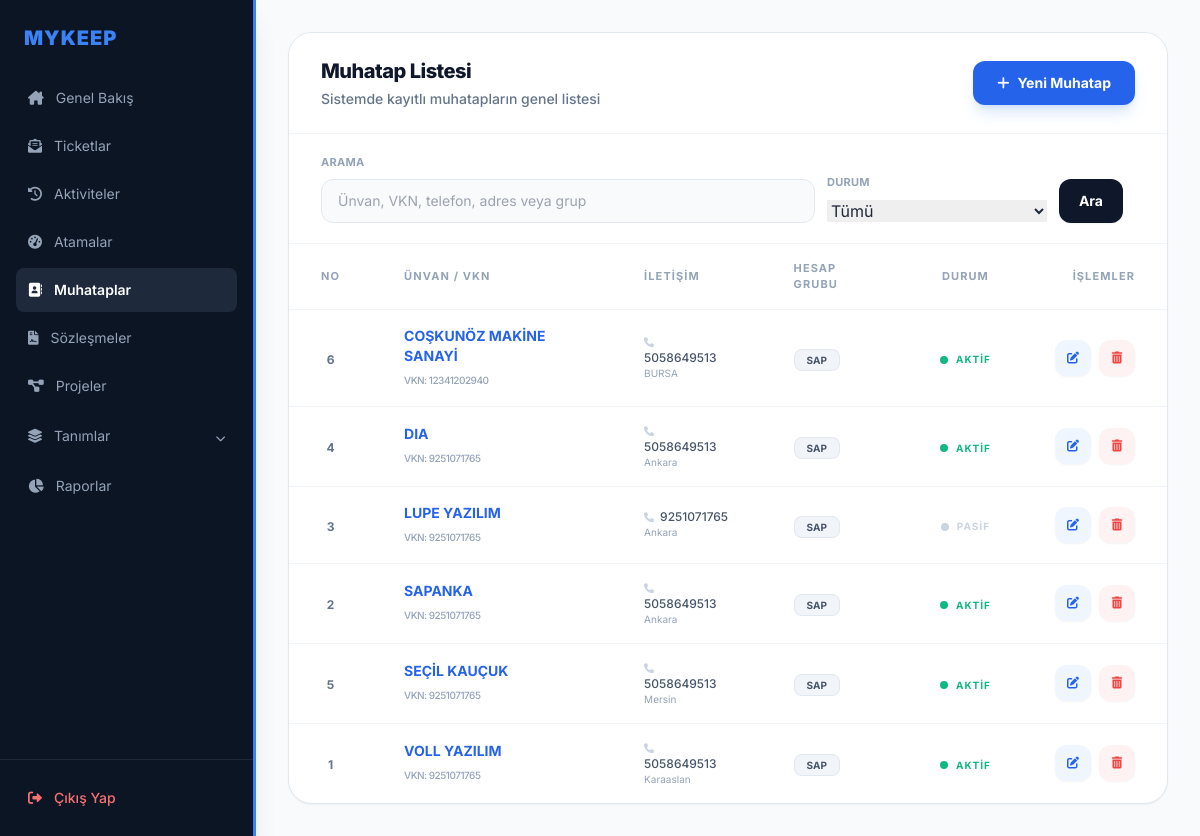
The page /muhataplar/ (signed in) on the database its author committed.
### muhatap/models.py (models this page shows, shortened)
class muhatap(models.Model):
    unvan = models.CharField(max_length=100,unique=True)
    vkn = models.CharField(max_length=11)
    adres = models.TextField()
    telefon =models.CharField(max_length=10, null=True)
    grupkod = models.ForeignKey("hesapgrubu", to_field="grupkod", on_delete=models.CASCADE ,null=True)
    slug = models.SlugField(max_length=100,unique=True,null=True)
    aktif = models.BooleanField(default=False,null=True)

class hesapgrubu(models.Model):
    grupkod = models.CharField(max_length=10,unique=True)
    name = models.CharField(max_length=50)

### muhatap/views.py (the view, shortened to what this page needs)
# urls.py: path('muhataplar/', muhatap_views.muhatap_listesi, name='muhatap_listesi'),
def muhatap_listesi(request):
    muhataplar = muhatap.objects.all().order_by('unvan')
    arama = request.GET.get("arama", "").strip()
    durum = request.GET.get("durum", "").strip()
    if durum in {"aktif", "pasif"}:
        muhataplar = muhataplar.filter(aktif=(durum == "aktif"))
    return render(request, 'muhatap_listesi.html', {
        'muhataplar': muhataplar,
        'arama': arama,
        'secili_durum': durum,
    })

### templates/muhatap_listesi.html (shortened to what this page needs)
{% extends 'base.html' %}
{% block content %}
<div class="bg-white border border-slate-200 rounded-3xl shadow-sm overflow-hidden">
    <div class="px-8 py-6 border-b border-slate-100 flex justify-between items-center bg-white">
        <div>
            <h2 class="text-xl font-extrabold text-slate-900 tracking-tight">Muhatap Listesi</h2>
            <p class="text-sm text-slate-500 font-medium mt-1">Sistemde kayıtlı muhatapların genel listesi</p>
        </div>
        <a href="{% url 'muhatap_ekle' %}" class="bg-blue-600 hover:bg-blue-700 text-white text-sm font-bold py-3 px-6 rounded-xl transition shadow-lg shadow-blue-500/20 inline-flex items-center active:scale-95">
            <i class="fa-solid fa-plus mr-2"></i>Yeni Muhatap
        </a>
    </div>
    <form method="get" class="px-8 py-5 border-b border-slate-100 bg-white">
        <div class="grid grid-cols-1 gap-3 md:grid-cols-[1fr_220px_auto_auto] md:items-end">
            <div>
                <label class="mb-2 block text-[11px] font-bold uppercase tracking-wide text-slate-400">Arama</label>
                <input type="search" name="arama" value="{{ arama }}" placeholder="Ünvan, VKN, telefon, adres veya grup" class="w-full h-11 rounded-xl border border-slate-200 bg-slate-50 px-4 text-sm text-slate-700 outline-none transition focus:border-blue-500 focus:bg-white focus:ring-4 focus:ring-blue-500/10">
            </div>
            <div>
                <label class="mb-2 block text-[11px] font-bold uppercase tracking-wide text-slate-400">Durum</label>
                <select name="durum" class="w-full">
                    <option value="">Tümü</option>
                </select>
            </div>
            <button type="submit" class="h-11 rounded-xl bg-slate-900 px-5 text-sm font-bold text-white shadow-sm transition hover:bg-slate-700">Ara</button>
        </div>
    </form>
    <div class="overflow-x-auto">
        <table class="w-full text-left border-collapse">
            <thead>
                <tr class="text-[11px] uppercase tracking-widest text-slate-400 font-bold border-b border-slate-100 bg-slate-50/10">
                    <th class="px-8 py-4 w-16 text-center">NO</th>
                    <th class="px-8 py-4">Ünvan / VKN</th>
                    <th class="px-8 py-4">İletişim</th>
                    <th class="px-8 py-4">Hesap Grubu</th>
                    <th class="px-8 py-4 text-center">Durum</th>
                    <th class="px-8 py-4 text-right">İşlemler</th>
                </tr>
            </thead>
            <tbody class="divide-y divide-slate-100">
                {% for m in muhataplar %}
                <tr class="hover:bg-slate-50/50 transition group">
                    <td class="px-8 py-4 text-center">
                        <span class="text-xs font-bold text-slate-500">{{ m.id }}</span>
                    </td>
                    <td class="px-8 py-4">
                        <div>
                            <a href="{% url 'muhatap_duzenle' m.pk %}" class="text-sm font-bold text-blue-600 hover:text-blue-800 hover:underline block">{{ m.unvan }}</a>
                            <span class="text-[10px] font-medium text-slate-400 uppercase tracking-tighter">VKN: {{ m.vkn }}</span>
                        </div>
                    </td>
                    <td class="px-8 py-4">
                        <div class="flex flex-col">
                            <span class="text-xs text-slate-600 font-medium"><i class="fa-solid fa-phone mr-1.5 text-slate-300 text-[10px]"></i>{{ m.telefon|default:"-" }}</span>
                            <span class="text-[10px] text-slate-400 truncate max-w-[200px]" title="{{ m.adres }}">{{ m.adres|truncatechars:30 }}</span>
                        </div>
                    </td>
                    <td class="px-8 py-4">
                        <span class="px-3 py-1 bg-slate-100 text-slate-600 text-[10px] font-bold rounded-lg border border-slate-200">
                            {{ m.grupkod.name|default:"Genel" }}
                        </span>
                    </td>
                    <td class="px-8 py-4 text-center">
                        {% if m.aktif %}
                            <span class="inline-flex items-center text-emerald-500 text-[10px] font-bold uppercase tracking-widest">
                                <span class="w-2 h-2 bg-emerald-500 rounded-full mr-2 animate-pulse"></span>Aktif
                            </span>
                        {% else %}
                            <span class="inline-flex items-center text-slate-300 text-[10px] font-bold uppercase tracking-widest">
                                <span class="w-2 h-2 bg-slate-300 rounded-full mr-2"></span>Pasif
                            </span>
                        {% endif %}
                    </td>
                    <td class="px-8 py-4 text-right">
                        <div class="flex items-center justify-end space-x-2">
                            <a href="{% url 'muhatap_duzenle' m.pk %}" class="w-9 h-9 rounded-xl bg-blue-50 text-blue-600 hover:bg-blue-600 hover:text-white flex items-center justify-center transition-all shadow-sm">
                                <i class="fa-solid fa-pen-to-square text-xs"></i>
                            </a>
                            <a href="{% url 'muhatap_sil' m.pk %}" class="w-9 h-9 rounded-xl bg-red-50 text-red-500 hover:bg-red-500 hover:text-white flex items-center justify-center transition-all shadow-sm">
                                <i class="fa-solid fa-trash-can text-xs"></i>
                            </a>
                        </div>
                    </td>
                </tr>
                {% empty %}
                <tr>
                    <td colspan="6" class="px-8 py-16 text-center text-slate-400 italic text-sm">Veritabanında kayıtlı muhatap bulunamadı.</td>
                </tr>
                {% endfor %}
            </tbody>
        </table>
    </div>
</div>
{% endblock %}

### templates/base.html (style rules this page uses)
* { scrollbar-width: thin; scrollbar-color: #cbd5e1 transparent; }
body { font-family: 'Inter', sans-serif; }

### rows shown on the page
muhatap: id "6", unvan "COŞKUNÖZ MAKİNE SANAYİ", vkn "12341202940", telefon "5058649513", adres "BURSA", grupkod.name "SAP", aktif True (drawn)
muhatap: id "4", unvan "DIA", vkn "9251071765", telefon "5058649513", adres "Ankara", grupkod.name "SAP", aktif True (drawn)
muhatap: id "3", unvan "LUPE YAZILIM", vkn "9251071765", telefon "9251071765", adres "Ankara", grupkod.name "SAP", aktif False (drawn)
muhatap: id "2", unvan "SAPANKA", vkn "9251071765", telefon "5058649513", adres "Ankara", grupkod.name "SAP", aktif True (drawn)
muhatap: id "5", unvan "SEÇİL KAUÇUK", vkn "9251071765", telefon "5058649513", adres "Mersin", grupkod.name "SAP", aktif True (drawn)
muhatap: id "1", unvan "VOLL YAZILIM", vkn "9251071765", telefon "5058649513", adres "Karaaslan", grupkod.name "SAP", aktif True (drawn)
